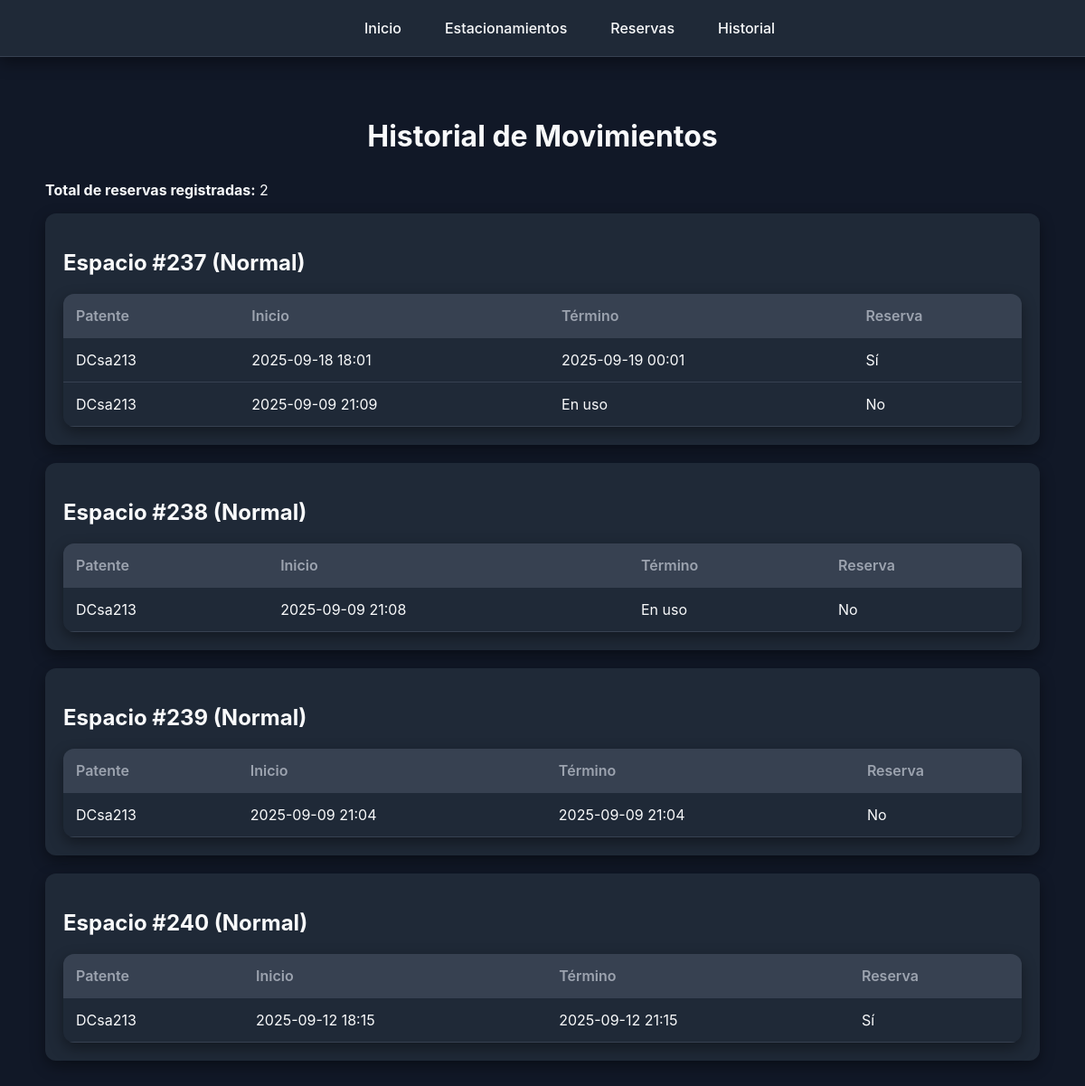
/estacionamientos/historial/, run on the app's committed database.
### apps/estacionamientos/models.py (models this page shows, shortened)
class Estacionamiento(models.Model):
    ESTADO_CHOICES = [
        ("D", "Disponible"),
        ("O", "Ocupado"),
    ]
    TIPO_CHOICES = [
        ("Normal", "Normal"),
        ("VIP", "VIP"),
        ("Discapacitado", "Discapacitado"),
    ]
    estado = models.CharField(max_length=1, choices=ESTADO_CHOICES, default="D")
    tipo = models.CharField(max_length=20, choices=TIPO_CHOICES, default="Normal")
    patente = models.CharField(max_length=10, null=True, blank=True)
    fecha_inicio = models.DateTimeField(null=True, blank=True)
    fecha_termino = models.DateTimeField(null=True, blank=True)

class Historial(models.Model):
    estacionamiento = models.ForeignKey(Estacionamiento, on_delete=models.CASCADE)
    patente = models.CharField(max_length=20)
    fecha_inicio = models.DateTimeField()
    fecha_termino = models.DateTimeField(null=True, blank=True)
    es_reserva = models.BooleanField(default=False)

### apps/estacionamientos/views.py (the view)
# urls.py: path("historial/", views.listarHistorial, name="listarHistorial"),
def listarHistorial(request):
    historial = Historial.objects.all().order_by("estacionamiento_id", "-fecha_inicio")
    total_reservas = historial.filter(es_reserva=True).count()
    return render(request, "historial/historialListar.html", {
        "historial": historial,
        "total_reservas": total_reservas
    })

### apps/estacionamientos/templates/historial/historialListar.html (shortened to what this page needs)
{% extends "base.html" %}
{% block content %}
<h1>Historial de Movimientos</h1>
<p><strong>Total de reservas registradas:</strong> {{ total_reservas }}</p>
{% regroup historial by estacionamiento as historial_por_espacio %}
{% for grupo in historial_por_espacio %}
  <div class="card">
    <h2>Espacio #{{ grupo.grouper.id }} ({{ grupo.grouper.get_tipo_display }})</h2>
    <table>
      <tr>
        <th>Patente</th>
        <th>Inicio</th>
        <th>Término</th>
        <th>Reserva</th>
      </tr>
      {% for r in grupo.list %}
      <tr>
        <td>{{ r.patente }}</td>
        <td>{{ r.fecha_inicio|date:"Y-m-d H:i" }}</td>
        <td>
          {% if r.fecha_termino %}
            {{ r.fecha_termino|date:"Y-m-d H:i" }}
          {% else %}
            En uso
          {% endif %}
        </td>
        <td>{% if r.es_reserva %}Sí{% else %}No{% endif %}</td>
      </tr>
      {% empty %}
      <tr><td colspan="4">Sin movimientos registrados</td></tr>
      {% endfor %}
    </table>
  </div>
{% empty %}
  <p>No hay registros en el historial.</p>
{% endfor %}
{% endblock %}

### apps/estacionamientos/templates/base.html (shortened to what this page needs)
{% load static %}
<!DOCTYPE html>
<html lang="es">
<head>
  <link rel="stylesheet" href="{% static 'css/style.css' %}">
</head>
<body>
  <nav class="navbar">
    <a href="{% url 'home' %}">Inicio</a>
    <a href="{% url 'listarEstacionamiento' %}">Estacionamientos</a>
    <a href="{% url 'listarReserva' %}">Reservas</a>
    <a href="{% url 'listarHistorial' %}">Historial</a>
  </nav>
  <main>
    {% block content %}
    {% endblock %}
  </main>
</body>
</html>

### apps/estacionamientos/static/css/style.css (style rules this page uses)
:root { --primary: #3B82F6; --primary-dark: #1D4ED8; --success: #10B981; --success-dark: #047857; --danger: #ff5d6c; --danger-dark: #d94d5b; --bg: #111827; --bg-card: #1F2937; --bg-alt: #374151; --text: #F9FAFB; --text-light: #9CA3AF; --radius: 12px; --shadow: 0 6px 16px rgba(0,0,0,0.4); }
body { font-family: "Inter", "Segoe UI", Roboto, Arial, sans-serif; background: var(--bg); color: var(--text); margin: 0; padding-top: 70px; }
::placeholder { color: #aaa; opacity: 0.7; }
.navbar { position: fixed; top: 0; left: 0; width: 100%; background: var(--bg-card); border-bottom: 1px solid var(--bg-alt); padding: 15px 30px; display: flex; justify-content: center; flex-wrap: wrap; gap: 20px; box-shadow: var(--shadow); z-index: 1000; }
.navbar a { color: var(--text); text-decoration: none; font-weight: 500; padding: 6px 14px; border-radius: var(--radius); transition: background 0.2s ease, transform 0.15s ease; }
main { padding: 40px 20px; max-width: 1100px; margin: 0 auto; }
h1 { color: var(--text); margin-bottom: 30px; font-size: 2rem; text-align: center; }
.card { background: var(--bg-card); border-radius: var(--radius); box-shadow: var(--shadow); padding: 20px; margin-bottom: 20px; transition: transform 0.2s ease; }
table { width: 100%; border-collapse: collapse; background: var(--bg-card); border-radius: var(--radius); box-shadow: var(--shadow); overflow: hidden; margin-top: 20px; color: var(--text); }
th, td { padding: 14px; text-align: left; border-bottom: 1px solid var(--bg-alt); }
th { background: var(--bg-alt); color: var(--text-light); font-weight: 600; }

### data on the page
Estacionamiento: grouper.id "237", grouper.tipo "Normal"
Historial: patente "DCsa213", fecha_inicio "2025-09-18 18:01", fecha_termino "2025-09-19 00:01", es_reserva "Sí"
Historial: patente "DCsa213", fecha_inicio "2025-09-09 21:09", shows "En uso", es_reserva "No"
Estacionamiento: grouper.id "238", grouper.tipo "Normal"
Historial: patente "DCsa213", fecha_inicio "2025-09-09 21:08", shows "En uso", es_reserva "No"
Estacionamiento: grouper.id "239", grouper.tipo "Normal"
Historial: patente "DCsa213", fecha_inicio "2025-09-09 21:04", fecha_termino "2025-09-09 21:04", es_reserva "No"
Estacionamiento: grouper.id "240", grouper.tipo "Normal"
Historial: patente "DCsa213", fecha_inicio "2025-09-12 18:15", fecha_termino "2025-09-12 21:15", es_reserva "Sí"

### other printed values
{{ total_reservas }} "2"
